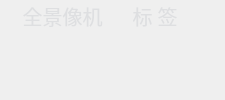
                 <widget class="WidgetVideo" name="widgetRef" native="true">
                  <layout class="QGridLayout" name="gridLayout_3" rowstretch="50,804" columnstretch="425,2785">
                   <property name="leftMargin">
                    <number>3</number>
                   </property>
                   <property name="topMargin">
                    <number>1</number>
                   </property>
                   <property name="rightMargin">
                    <number>0</number>
                   </property>
                   <property name="bottomMargin">
                    <number>0</number>
                   </property>
                   <property name="spacing">
                    <number>0</number>
                   </property>
                   <item row="0" column="0">
                    <widget class="QWidget" name="widgetStitchTitle" native="true">
                     <property name="styleSheet">
                      <string notr="true">#widgetStitchTitle { border-image: url(:/UI/image/refcam.png);}</string>
                     </property>
                     <layout class="QHBoxLayout" name="horizontalLayout_4" stretch="36,35,114,87,25,90,35">
                      <property name="spacing">
                       <number>0</number>
                      </property>
                      <property name="leftMargin">
                       <number>0</number>
                      </property>
                      <property name="topMargin">
                       <number>0</number>
                      </property>
                      <property name="rightMargin">
                       <number>0</number>
                      </property>
                      <property name="bottomMargin">
                       <number>0</number>
                      </property>
                      <item>
                       <widget class="QLabel" name="label_19">
                        <property name="text">
                         <string/>
                        </property>
                       </widget>
                      </item>
                      <item>
                       <widget class="QLabel" name="label_12">
                        <property name="sizePolicy">
                         <sizepolicy hsizetype="Preferred" vsizetype="Preferred">
                          <horstretch>0</horstretch>
                          <verstretch>0</verstretch>
                         </sizepolicy>
                        </property>
                        <property name="styleSheet">
                         <string notr="true">image: url(:/UI/icon/cvcam.png);</string>
                        </property>
                        <property name="text">
                         <string/>
                        </property>
                       </widget>
                      </item>
                      <item>
                       <widget class="LabelClick" name="btnGlobal">
                        <property name="font">
                         <font>
                          <family>思源黑体 CN</family>
                          <pointsize>15</pointsize>
                          <weight>50</weight>
                          <bold>false</bold>
                         </font>
                        </property>
                        <property name="styleSheet">
                         <string notr="true">color: rgb(222, 223, 225);
background:transparent;border-width:0;border-style:outset
</string>
                        </property>
                        <property name="text">
                         <string> 全景像机</string>
                        </property>
                        <property name="alignment">
                         <set>Qt::AlignCenter</set>
                        </property>
                       </widget>
                      </item>
                      <item>
                       <widget class="QLabel" name="label_13">
                        <property name="styleSheet">
                         <string notr="true">image: url(:/UI/image/spliteLine2x.png);</string>
                        </property>
                        <property name="text">
                         <string/>
                        </property>
                        <property name="scaledContents">
                         <bool>false</bool>
                        </property>
                       </widget>
                      </item>
                      <item>
                       <widget class="QLabel" name="label_14">
                        <property name="styleSheet">
                         <string notr="true">image: url(:/UI/icon/label.png);</string>
                        </property>
                        <property name="text">
                         <string/>
                        </property>
                       </widget>
                      </item>
                      <item>
                       <widget class="LabelClick" name="btnLabels">
                        <property name="font">
                         <font>
                          <family>思源黑体 CN</family>
                          <pointsize>15</pointsize>
                          <weight>50</weight>
                          <bold>false</bold>
                         </font>
                        </property>
                        <property name="styleSheet">
                         <string notr="true">color: rgb(222, 223, 225);
background:transparent;border-width:0;border-style:outset
</string>
                        </property>
                        <property name="text">
                         <string>   标 签</string>
                        </property>
                        <property name="alignment">
                         <set>Qt::AlignLeading|Qt::AlignLeft|Qt::AlignVCenter</set>
                        </property>
                       </widget>
                      </item>
                      <item>
                       <widget class="QLabel" name="label_20">
                        <property name="text">
                         <string/>
                        </property>
                       </widget>
                      </item>
                     </layout>
                    </widget>
                   </item>
                   <item row="0" column="1">
                    <spacer name="horizontalSpacer_11">
                     <property name="orientation">
                      <enum>Qt::Horizontal</enum>
                     </property>
                     <property name="sizeHint" stdset="0">
                      <size>
                       <width>40</width>
                       <height>20</height>
                      </size>
                     </property>
                    </spacer>
                   </item>
                   <item row="1" column="1">
                    <spacer name="verticalSpacer_8">
                     <property name="orientation">
                      <enum>Qt::Vertical</enum>
                     </property>
                     <property name="sizeHint" stdset="0">
                      <size>
                       <width>20</width>
                       <height>40</height>
                      </size>
                     </property>
                    </spacer>
                   </item>
                  </layout>
                 </widget>
